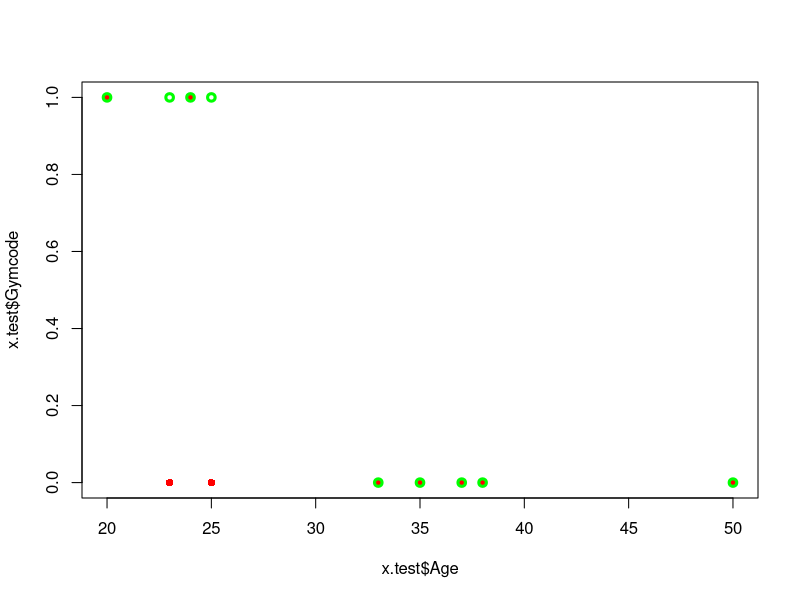
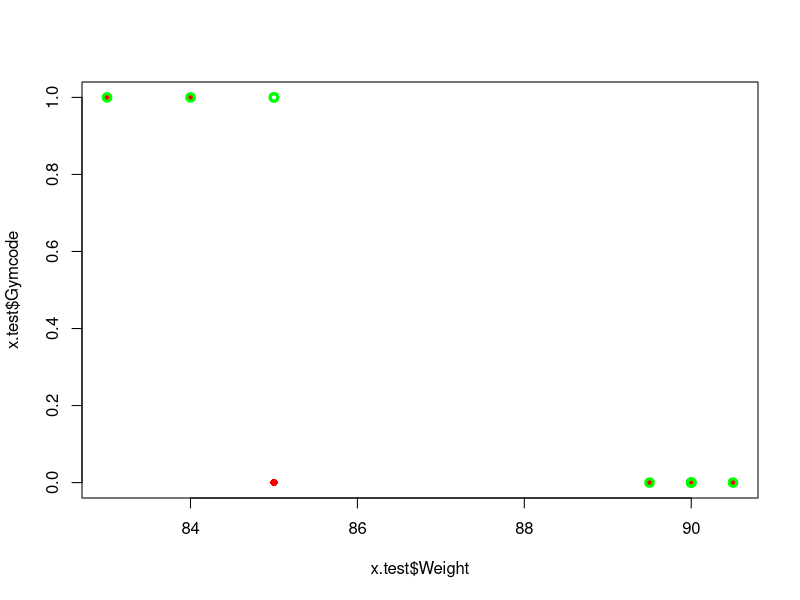

The R source for these figures, in order: (Note: this script raises an error after producing the figures.)
##Linear Regression Classification

x=read.csv("employee.csv")
names(x)
dim(x)
head(x)
View(x)


#problem:::predict the class of employees in terms of whether they go to
#gym or not

#Step 1
#Y=Gym [yes=1. no=0]
#X=Gender, Age, Weight, Whr Vector X

#Step 2:
0.7*30

s=sample(nrow(x), 21)

x.train=x[s,]
x.test=x[-s,]

View(x.train)
View(x.test)
##Predict the MS of the employees let say using their Age, Gender, Salary
#Model 0 Whether sobd going to gym or NOT?
#we think that younger people are more likely to go to gym 

m0=lm(Gymcode~Age, data=x.train)

View(x.test)
m0_pr=predict(m0, x.test)
m0_pr

gym_pred=ifelse(m0_pr>0.5, 1, 0)   ##to create a dummy variable
gym_pred
x.test$Gymcode

table(x.test$Gymcode, gym_pred)   #confussion matrix
##wrog classifications 22%     Error Rate
plot(x.test$Age, x.test$Gymcode, col='red', pch=16)
points(x.test$Age, gym_pred, col='green', lwd=3)


names(x)
###Model 1
m1=lm(Gymcode~Weight, data=x.train)
m1_pr=predict(m1, x.test)
m1_pr
gym_pred1=ifelse(m1_pr>0.5, 1, 0)
gym_pred1
#ms_pred1
##plot(x.test$Age, m1_pr)
table(x.test$Gymcode, gym_pred1)
###Error rate= 2/6=33%
plot(x.test$Weight, x.test$Gymcode, col='red', pch=16)
points(x.test$Weight, gym_pred1, col='green', lwd=3)

###Suppose we choose model 0 how we use this for the new data
Age.new=data.frame(Age=c(45, 26, 51))
pr_new_data=predict(m0, Age.new)
pr_new_data
cl_new_data=ifelse(pr_new_data>0.5, 1,0)
cl_new_data

names(x)
head(x$Gender, x$GenCode)
###
m2=lm(Gymcode~Weight+GenCode, data=x.train)
m2_pr=predict(m2, x.test)
m2_pr
gym_pred2=ifelse(m2_pr>0.5, 1, 0)
gym_pred2

table(x.test$Gymcode, gym_pred2)

###Choose m2 over m0 and m1

newData=data.frame(Weight=c(60, 90, 85), 
                   GenCode=c(0, 1, 1))
newData
pr_new_data=predict(m2, newData)
pr_new_data
cl_new_data=ifelse(pr_new_data>0.5, 1,0)
cl_new_data
